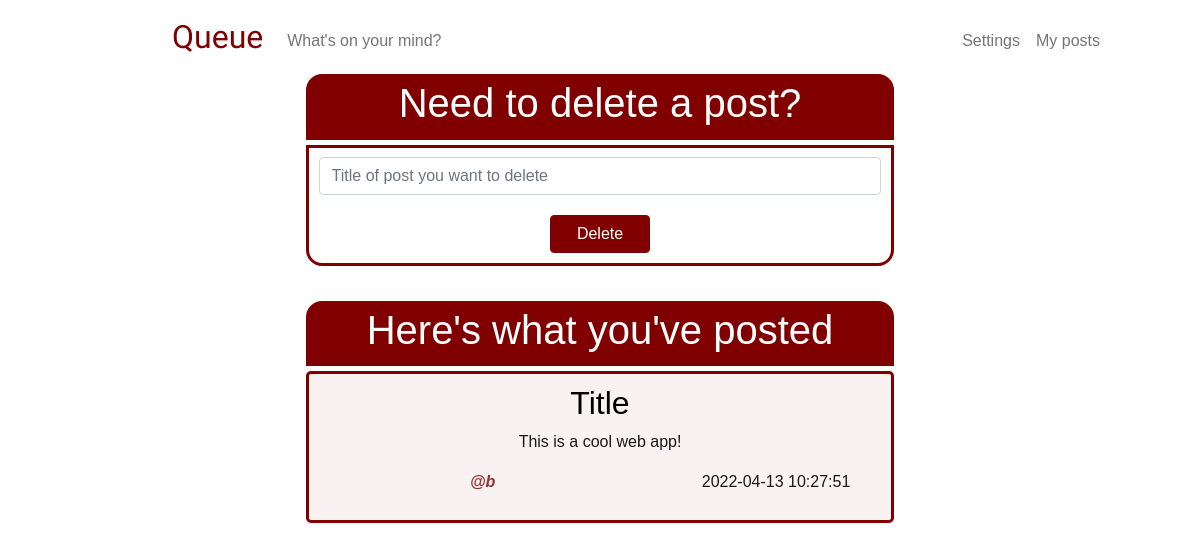
Before: /my-posts (signed in) with the older database file.
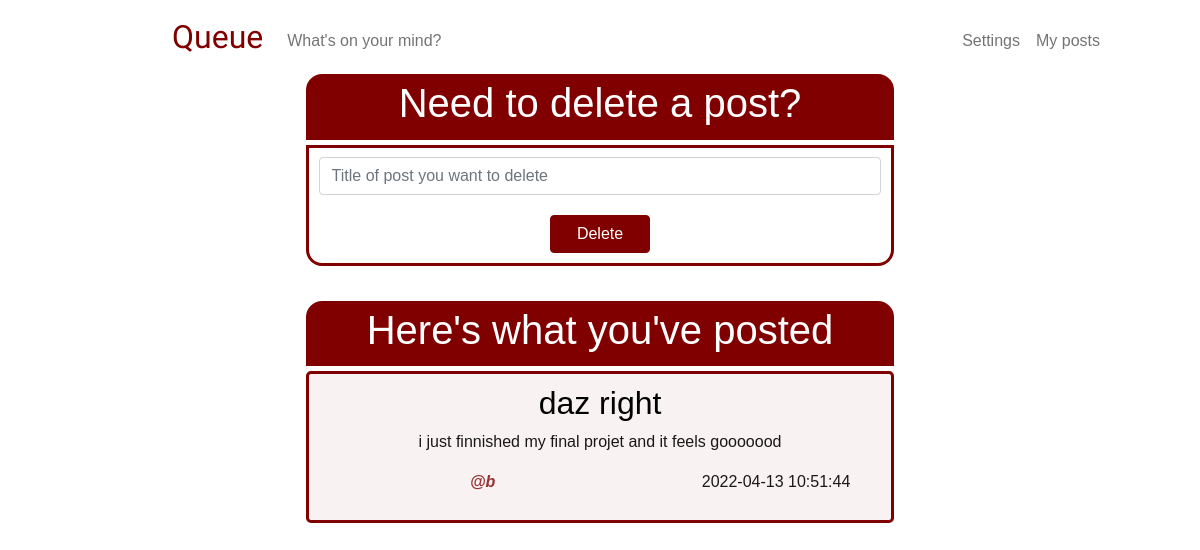
After: the same page with the newer database file.
### tables this page shows
CREATE TABLE 'posts' ('id' INTEGER PRIMARY KEY NOT NULL, 'content' TEXT NOT NULL, 'time' DATETIME DEFAULT CURRENT_TIMESTAMP, title TEXT, 'user_id'  INTEGER NOT NULL  , 'username' TEXT);

### app.py (the view)
@app.route("/my-posts", methods=["GET", "POST"])
@login_required
def my_posts():
    if request.method == "POST":
        if not request.form.get("delete-title"):
            error_delete_title = "*Type in title of post you want to delete"
            user_posts = db.execute("SELECT * FROM posts WHERE user_id = ? ORDER BY time DESC ", session["user_id"])
            return render_template("my_posts.html", error_delete_title=error_delete_title, user_posts= user_posts)
        delete_title = request.form.get("delete-title")
        rows = db.execute("SELECT * FROM posts WHERE  title = ? AND user_id = ? ", delete_title, session["user_id"])
        if len(rows) == 0:
            error_invalid_title = "*You don't have a post with such title"
            user_posts = db.execute("SELECT * FROM posts WHERE user_id = ? ORDER BY time DESC ", session["user_id"])
            return render_template("my_posts.html", error_invalid_title=error_invalid_title, user_posts= user_posts)
        else:
            delete_title = request.form.get("delete-title")
            db.execute("DELETE FROM posts WHERE title = ? AND user_id = ? ", delete_title, session["user_id"])
            user_posts = db.execute("SELECT * FROM posts WHERE user_id = ? ORDER BY time DESC ", session["user_id"])
            return render_template("my_posts.html", user_posts=user_posts)
    else:
        user_posts = db.execute("SELECT * FROM posts WHERE user_id = ? ORDER BY time DESC ", session["user_id"])
        return render_template("my_posts.html",  user_posts= user_posts)

### login_required.py (called while the page is built)
def login_required(f):
    @wraps(f)
    def decorated_function(*args, **kwargs):
        if session.get("user_id") is None:
            return redirect("/login")
        return f(*args, **kwargs)
    return decorated_function

### templates/my_posts.html (shortened to what this page needs)
{% extends "layout.html" %}
{% block main %}
    <div class="users-post-header">
        <h1> Need to delete a post? </h1>
    </div>
    <div class="users-post-container">
        <form action="/my-posts" method="post">
            <div class="mb-3">
                <input class="form-control" id="delete-title" name="delete-title" placeholder="Title of post you want to delete" type="text" >
            </div>
            <button class="btn btn-primary main-button" id="delete-button" type="submit"> Delete </button>
        </form>
    </div>
    <div class="others-post-header">
        <h1> Here's what you've posted </h1>
    </div>
    <div>
        {% for user_post in user_posts %}
            <div class="others-post-container">
                <h2>{{ user_post["title"] }} </h2>
                <p>{{ user_post["content"] }} </p>
                <div class="row">
                    <div class="column left">
                        <p class="username"><strong> @{{ user_post["username"] }} </strong></p>
                    </div>
                    <div class="column right">
                        <p> {{ user_post["time"] }} </p>
                    </div>
                </div>
            </div>
        {% endfor %}
    </div>
{% endblock %}

Changed rows visible on the page:
removed posts: title "Title", content "This is a cool web app!", username "b", time "2022-04-13 10:27:51"
added posts: title "daz right", content "i just finnished my final projet and it feels gooooood", username "b", time "2022-04-13 10:51:44"
